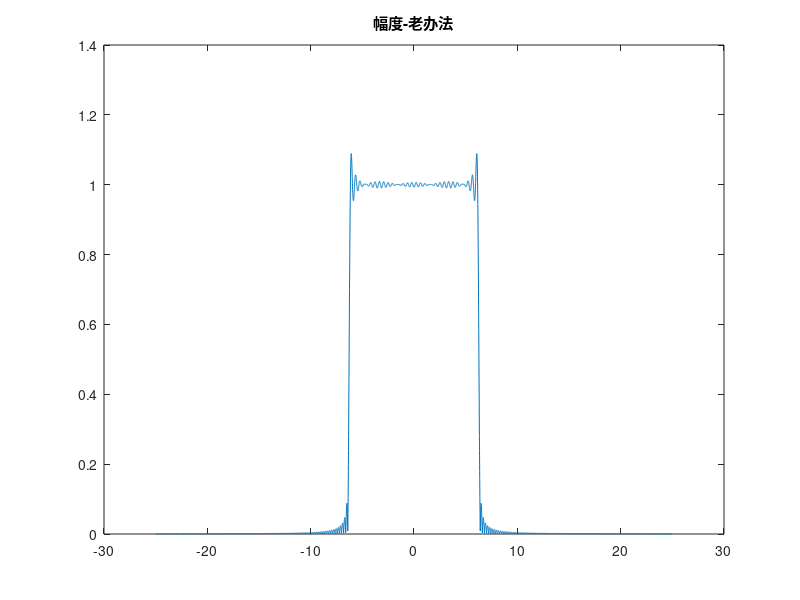
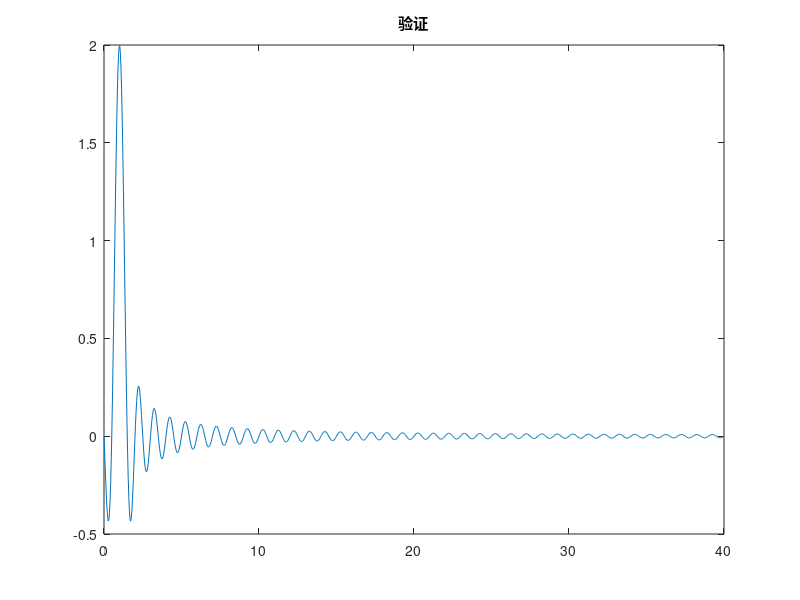
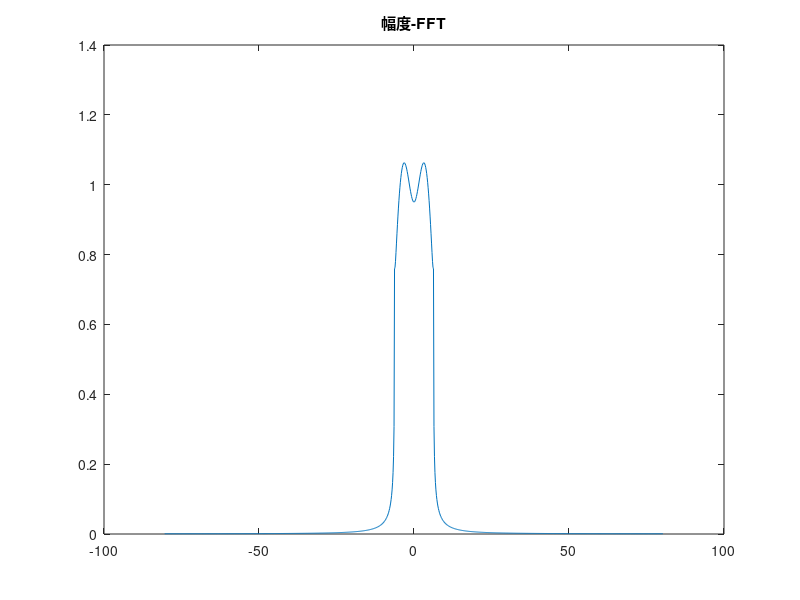

Write MATLAB code to recreate these figures, in order.
%DFT套路
N=1001; 
K=2000;
t=-15:10/N:15;
w=-25:10/K:25;
f=sin(2*pi*(t-1))/pi./(t-1);
F=10/N*f*exp(-1i*t'*w);
plot(w,abs(F));
title('幅度-老办法');              
figure;                           
                                  
%FFT做题套路
N=1024;                           %取样点数
t_length=40;                      %取样长度
T=t_length/N;                     %取样间隔
t=(0:N-1)*T;%-t_length/2;         %生成时域上的离散点
x=sin(2*pi*(t-1))/pi./(t-1);      %函数
w_length=2*pi/T;                  %频域采样长度
W=w_length/N;                     %频域采样间隔
w=(0:N-1)*W-w_length/2;           %生成频域上的点
plot(t,x);                        %作图验证
title('验证');
figure;
X=T*fft(x,N);                     %FFT
X=fftshift(X);                    %相移
plot(w,abs(X));
title('幅度-FFT');                   